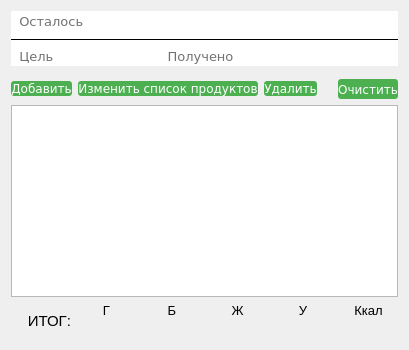
      <widget class="QWidget" name="pageCalculator">
       <layout class="QGridLayout" name="gridLayout_8">
        <item row="1" column="0">
         <layout class="QHBoxLayout" name="buttonLayout">
          <item>
           <widget class="QPushButton" name="pushButtonAdd">
            <property name="font">
             <font>
              <family>Verdana</family>
              <pointsize>9</pointsize>
             </font>
            </property>
            <property name="styleSheet">
             <string notr="true">QPushButton {
	color: rgb(255, 255, 255);
	background-color: rgb(76, 175, 80);
	border-radius: 3px;
	padding: .5em 2em;
}

QPushButton::pressed {
	background-color: rgb(89, 204, 93);
}

QPushButton::hover {
	background-color: rgb(89, 204, 93);
}</string>
            </property>
            <property name="text">
             <string>Добавить</string>
            </property>
            <property name="icon">
             <iconset resource="res/image.qrc">
              <normaloff>:/action/images/add.png</normaloff>:/action/images/add.png</iconset>
            </property>
            <property name="iconSize">
             <size>
              <width>24</width>
              <height>24</height>
             </size>
            </property>
            <property name="autoExclusive">
             <bool>false</bool>
            </property>
           </widget>
          </item>
          <item>
           <widget class="QPushButton" name="pushButtonEdit">
            <property name="font">
             <font>
              <family>Verdana</family>
              <pointsize>9</pointsize>
             </font>
            </property>
            <property name="styleSheet">
             <string notr="true">QPushButton {
	color: rgb(255, 255, 255);
	background-color: rgb(76, 175, 80);
	border-radius: 3px;
	padding: .5em 2em;
}

QPushButton::pressed {
	background-color: rgb(89, 204, 93);
}

QPushButton::hover {
	background-color: rgb(89, 204, 93);
}</string>
            </property>
            <property name="text">
             <string>Изменить список продуктов</string>
            </property>
            <property name="icon">
             <iconset resource="res/image.qrc">
              <normaloff>:/action/images/edit.png</normaloff>:/action/images/edit.png</iconset>
            </property>
            <property name="iconSize">
             <size>
              <width>24</width>
              <height>24</height>
             </size>
            </property>
           </widget>
          </item>
          <item>
           <widget class="QPushButton" name="pushButtonDel">
            <property name="sizePolicy">
             <sizepolicy hsizetype="Minimum" vsizetype="Fixed">
              <horstretch>0</horstretch>
              <verstretch>0</verstretch>
             </sizepolicy>
            </property>
            <property name="font">
             <font>
              <family>Verdana</family>
              <pointsize>9</pointsize>
             </font>
            </property>
            <property name="styleSheet">
             <string notr="true">QPushButton {
	color: rgb(255, 255, 255);
	background-color: rgb(76, 175, 80);
	border-radius: 3px;
	padding: .5em 2em;
}

QPushButton::pressed {
	background-color: rgb(89, 204, 93);
}

QPushButton::hover {
	background-color: rgb(89, 204, 93);
}</string>
            </property>
            <property name="text">
             <string>Удалить</string>
            </property>
            <property name="icon">
             <iconset resource="res/image.qrc">
              <normaloff>:/action/images/delete.png</normaloff>:/action/images/delete.png</iconset>
            </property>
            <property name="iconSize">
             <size>
              <width>24</width>
              <height>24</height>
             </size>
            </property>
            <property name="flat">
             <bool>false</bool>
            </property>
           </widget>
          </item>
          <item>
           <spacer name="horizontalSpacer">
            <property name="orientation">
             <enum>Qt::Horizontal</enum>
            </property>
            <property name="sizeHint" stdset="0">
             <size>
              <width>15</width>
              <height>20</height>
             </size>
            </property>
           </spacer>
          </item>
          <item>
           <widget class="QPushButton" name="pushButtonClean">
            <property name="sizePolicy">
             <sizepolicy hsizetype="Minimum" vsizetype="Minimum">
              <horstretch>0</horstretch>
              <verstretch>0</verstretch>
             </sizepolicy>
            </property>
            <property name="font">
             <font>
              <family>Verdana</family>
              <pointsize>9</pointsize>
             </font>
            </property>
            <property name="styleSheet">
             <string notr="true">QPushButton {
	color: rgb(255, 255, 255);
	background-color: rgb(76, 175, 80);
	border-radius: 3px;
	padding: .5em 2em;
}

QPushButton::pressed {
	background-color: rgb(89, 204, 93);
}

QPushButton::hover {
	background-color: rgb(89, 204, 93);
}</string>
            </property>
            <property name="text">
             <string>Очистить</string>
            </property>
           </widget>
          </item>
         </layout>
        </item>
        <item row="3" column="0">
         <layout class="QGridLayout" name="gridLayoutConclusion">
          <item row="0" column="1">
           <widget class="QLabel" name="label_31">
            <property name="font">
             <font>
              <pointsize>10</pointsize>
              <weight>50</weight>
              <bold>false</bold>
             </font>
            </property>
            <property name="text">
             <string>Г</string>
            </property>
            <property name="alignment">
             <set>Qt::AlignCenter</set>
            </property>
           </widget>
          </item>
          <item row="0" column="5">
           <widget class="QLabel" name="label_38">
            <property name="font">
             <font>
              <pointsize>10</pointsize>
              <weight>50</weight>
              <bold>false</bold>
             </font>
            </property>
            <property name="text">
             <string>Ккал</string>
            </property>
            <property name="alignment">
             <set>Qt::AlignCenter</set>
            </property>
           </widget>
          </item>
          <item row="0" column="3">
           <widget class="QLabel" name="label_35">
            <property name="font">
             <font>
              <pointsize>10</pointsize>
              <weight>50</weight>
              <bold>false</bold>
             </font>
            </property>
            <property name="text">
             <string>Ж</string>
            </property>
            <property name="alignment">
             <set>Qt::AlignCenter</set>
            </property>
           </widget>
          </item>
          <item row="0" column="2">
           <widget class="QLabel" name="label_32">
            <property name="font">
             <font>
              <pointsize>10</pointsize>
              <weight>50</weight>
              <bold>false</bold>
             </font>
            </property>
            <property name="text">
             <string>Б</string>
            </property>
            <property name="alignment">
             <set>Qt::AlignCenter</set>
            </property>
           </widget>
          </item>
          <item row="0" column="4">
           <widget class="QLabel" name="label_36">
            <property name="font">
             <font>
              <pointsize>10</pointsize>
              <weight>50</weight>
              <bold>false</bold>
             </font>
            </property>
            <property name="text">
             <string>У</string>
            </property>
            <property name="alignment">
             <set>Qt::AlignCenter</set>
            </property>
           </widget>
          </item>
          <item row="1" column="1">
           <widget class="QLabel" name="lblWeight">
            <property name="font">
             <font>
              <pointsize>10</pointsize>
              <weight>50</weight>
              <bold>false</bold>
             </font>
            </property>
            <property name="text">
             <string/>
            </property>
            <property name="alignment">
             <set>Qt::AlignCenter</set>
            </property>
           </widget>
          </item>
          <item row="0" column="0" rowspan="2">
           <widget class="QLabel" name="label_29">
            <property name="font">
             <font>
              <pointsize>11</pointsize>
              <weight>50</weight>
              <bold>false</bold>
             </font>
            </property>
            <property name="text">
             <string>ИТОГ:</string>
            </property>
            <property name="alignment">
             <set>Qt::AlignRight|Qt::AlignTrailing|Qt::AlignVCenter</set>
            </property>
           </widget>
          </item>
          <item row="1" column="2">
           <widget class="QLabel" name="lblProtein_Conclusion">
            <property name="font">
             <font>
              <pointsize>10</pointsize>
              <weight>50</weight>
              <bold>false</bold>
             </font>
            </property>
            <property name="text">
             <string/>
            </property>
            <property name="alignment">
             <set>Qt::AlignCenter</set>
            </property>
           </widget>
          </item>
          <item row="1" column="3">
           <widget class="QLabel" name="lblFat_Conclusion">
            <property name="font">
             <font>
              <pointsize>10</pointsize>
              <weight>50</weight>
              <bold>false</bold>
             </font>
            </property>
            <property name="text">
             <string/>
            </property>
            <property name="alignment">
             <set>Qt::AlignCenter</set>
            </property>
           </widget>
          </item>
          <item row="1" column="4">
           <widget class="QLabel" name="lblCarbohydrate_Conlusion">
            <property name="font">
             <font>
              <pointsize>10</pointsize>
              <weight>50</weight>
              <bold>false</bold>
             </font>
            </property>
            <property name="text">
             <string/>
            </property>
            <property name="alignment">
             <set>Qt::AlignCenter</set>
            </property>
           </widget>
          </item>
          <item row="1" column="5">
           <widget class="QLabel" name="lblCalorie_Conclusion">
            <property name="font">
             <font>
              <pointsize>10</pointsize>
              <weight>50</weight>
              <bold>false</bold>
             </font>
            </property>
            <property name="text">
             <string/>
            </property>
            <property name="alignment">
             <set>Qt::AlignCenter</set>
            </property>
           </widget>
          </item>
         </layout>
        </item>
        <item row="2" column="0">
         <widget class="QTableView" name="tableView">
          <property name="font">
           <font>
            <family>Segoe UI</family>
            <pointsize>9</pointsize>
           </font>
          </property>
          <property name="styleSheet">
           <string notr="true"/>
          </property>
          <attribute name="horizontalHeaderCascadingSectionResizes">
           <bool>false</bool>
          </attribute>
          <attribute name="horizontalHeaderStretchLastSection">
           <bool>true</bool>
          </attribute>
          <attribute name="verticalHeaderVisible">
           <bool>false</bool>
          </attribute>
          <attribute name="verticalHeaderHighlightSections">
           <bool>false</bool>
          </attribute>
          <attribute name="verticalHeaderStretchLastSection">
           <bool>false</bool>
          </attribute>
         </widget>
        </item>
        <item row="0" column="0">
         <layout class="QGridLayout" name="gridLayout_target">
          <property name="topMargin">
           <number>0</number>
          </property>
          <property name="bottomMargin">
           <number>7</number>
          </property>
          <property name="spacing">
           <number>0</number>
          </property>
          <item row="0" column="0">
           <widget class="QLabel" name="label_3">
            <property name="font">
             <font>
              <family>Verdana</family>
              <pointsize>10</pointsize>
             </font>
            </property>
            <property name="styleSheet">
             <string notr="true">color: rgb(114, 114, 114);
background-color: rgb(255, 255, 255);</string>
            </property>
            <property name="frameShape">
             <enum>QFrame::NoFrame</enum>
            </property>
            <property name="frameShadow">
             <enum>QFrame::Plain</enum>
            </property>
            <property name="text">
             <string>  Осталось   </string>
            </property>
           </widget>
          </item>
          <item row="2" column="2">
           <widget class="QLabel" name="labelTarget">
            <property name="font">
             <font>
              <family>Verdana</family>
              <pointsize>12</pointsize>
             </font>
            </property>
            <property name="styleSheet">
             <string notr="true">background-color: rgb(255, 255, 255);
color: rgb(64, 165, 223);</string>
            </property>
            <property name="text">
             <string/>
            </property>
            <property name="alignment">
             <set>Qt::AlignRight|Qt::AlignTrailing|Qt::AlignVCenter</set>
            </property>
           </widget>
          </item>
          <item row="2" column="0">
           <widget class="QLabel" name="label_5">
            <property name="font">
             <font>
              <family>Verdana</family>
              <pointsize>10</pointsize>
             </font>
            </property>
            <property name="styleSheet">
             <string notr="true">color: rgb(114, 114, 114);
background-color: rgb(255, 255, 255);</string>
            </property>
            <property name="text">
             <string>  Цель</string>
            </property>
           </widget>
          </item>
          <item row="2" column="8">
           <widget class="QLabel" name="labelRecievedCcal">
            <property name="font">
             <font>
              <family>Verdana</family>
              <pointsize>12</pointsize>
             </font>
            </property>
            <property name="styleSheet">
             <string notr="true">background-color: rgb(255, 255, 255);
color: rgb(250, 150, 90);</string>
            </property>
            <property name="text">
             <string/>
            </property>
           </widget>
          </item>
          <item row="2" column="7">
           <widget class="QLabel" name="labelRecieved">
            <property name="font">
             <font>
              <family>Verdana</family>
              <pointsize>12</pointsize>
             </font>
            </property>
            <property name="styleSheet">
             <string notr="true">background-color: rgb(255, 255, 255);
color: rgb(250, 150, 90);</string>
            </property>
            <property name="text">
             <string/>
            </property>
            <property name="alignment">
             <set>Qt::AlignRight|Qt::AlignTrailing|Qt::AlignVCenter</set>
            </property>
           </widget>
          </item>
          <item row="2" column="6">
           <widget class="QLabel" name="label_7">
            <property name="font">
             <font>
              <family>Verdana</family>
              <pointsize>10</pointsize>
             </font>
            </property>
            <property name="styleSheet">
             <string notr="true">color: rgb(114, 114, 114);
background-color: rgb(255, 255, 255);
</string>
            </property>
            <property name="text">
             <string>             Получено   </string>
            </property>
           </widget>
          </item>
          <item row="1" column="0" colspan="11">
           <widget class="QLabel" name="label">
            <property name="styleSheet">
             <string notr="true">background-color: rgb(255, 255, 255);</string>
            </property>
            <property name="frameShape">
             <enum>QFrame::HLine</enum>
            </property>
            <property name="text">
             <string/>
            </property>
           </widget>
          </item>
          <item row="2" column="10">
           <widget class="QLabel" name="label_39">
            <property name="sizePolicy">
             <sizepolicy hsizetype="Expanding" vsizetype="Preferred">
              <horstretch>0</horstretch>
              <verstretch>0</verstretch>
             </sizepolicy>
            </property>
            <property name="styleSheet">
             <string notr="true">color: rgb(76, 175, 80);
background-color: rgb(255, 255, 255);
</string>
            </property>
            <property name="text">
             <string/>
            </property>
           </widget>
          </item>
          <item row="0" column="6" colspan="5">
           <widget class="QLabel" name="label_21">
            <property name="styleSheet">
             <string notr="true">color: rgb(76, 175, 80);
background-color: rgb(255, 255, 255);
</string>
            </property>
            <property name="text">
             <string/>
            </property>
           </widget>
          </item>
          <item row="0" column="5">
           <widget class="QLabel" name="labelLeftedCcal">
            <property name="font">
             <font>
              <family>Verdana</family>
              <pointsize>13</pointsize>
             </font>
            </property>
            <property name="styleSheet">
             <string notr="true">color: rgb(76, 175, 80);
background-color: rgb(255, 255, 255);
</string>
            </property>
            <property name="text">
             <string/>
            </property>
           </widget>
          </item>
          <item row="0" column="2">
           <widget class="QLabel" name="labelLefted">
            <property name="font">
             <font>
              <family>Verdana</family>
              <pointsize>13</pointsize>
             </font>
            </property>
            <property name="styleSheet">
             <string notr="true">color: rgb(76, 175, 80);
background-color: rgb(255, 255, 255);
</string>
            </property>
            <property name="text">
             <string/>
            </property>
            <property name="alignment">
             <set>Qt::AlignRight|Qt::AlignTrailing|Qt::AlignVCenter</set>
            </property>
           </widget>
          </item>
          <item row="2" column="5">
           <widget class="QLabel" name="labelTargetCcal">
            <property name="font">
             <font>
              <family>Verdana</family>
              <pointsize>12</pointsize>
             </font>
            </property>
            <property name="styleSheet">
             <string notr="true">background-color: rgb(255, 255, 255);
color: rgb(64, 165, 223);</string>
            </property>
            <property name="text">
             <string/>
            </property>
           </widget>
          </item>
         </layout>
        </item>
       </layout>
      </widget>
